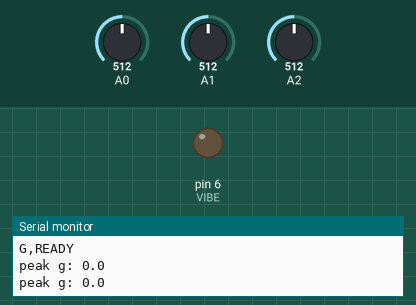
The sketch below on a simulated Arduino Uno, built with avr-gcc and run on an emulated ATmega328P. Parts: output pins drawn as LEDs (lit = HIGH), the last lines printed to the serial monitor. Dashed ring = blinking. The test bench sets the inputs (shaded band); at power-on: A0 = 512, A1 = 512, A2 = 512.

Above: at 2.2 s.
2.3 s: A0 set to 633
3.8 s: A0 set to 665
At 3.88 s:
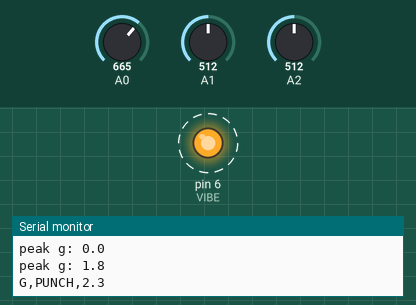
6.8 s: A0 set to 511
At 6.8 s:
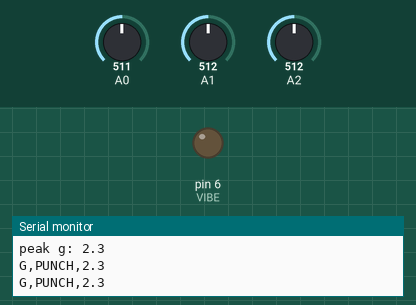
8.3 s: A0 set to 395
9.8 s: A0 set to 359
At 10.05 s:
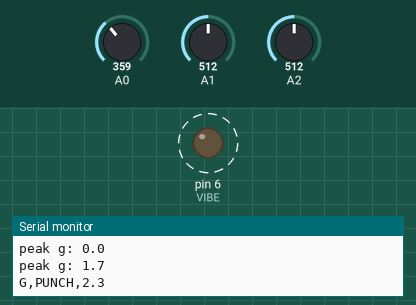
Timing chart, 0 to 13.8 s (numbered marks = the images above; inputs shaded):
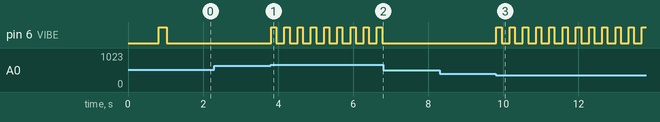

Measured:
- the behaviour switches between 647 and 648 on A0 (found by bisection; images 0 and 1)
- the behaviour switches between 377 and 376 on A0 (found by bisection; images 2 and 3)
- after the input at 3.8 s, pin 6 (VIBE): alternates HIGH for 0.14 s and LOW for 0.21 s, starting at once
- after the input at 6.8 s, pin 6 (VIBE): stops changing and stays LOW
- after the input at 9.8 s, pin 6 (VIBE): alternates HIGH for 0.14 s and LOW for 0.21 s, starting at once

The sketch:

BeatBoxer_Glove_Accel.ino
```cpp
// ===== Beat Boxer - GLOVE NODE (LilyPad accelerometer version) =====
// LilyPad Accelerometer (ADXL335, 3.3V part!):
//   + -> "3.3V" hole on the LilyPad XBee board   (NOT the 5V + of the LilyPad)
//   - -> LilyPad -
//   X -> a0,  Y -> a1,  Z -> a2
// Vibe board: + -> 6, - -> -
// XBee board: + -> +, - -> -, rx -> 3
// Sends: G,READY   and   G,PUNCH,<peak g>
#include <SoftwareSerial.h>

const int VIBE = 6;
SoftwareSerial xbee(2, 3); // RX (unused), TX -> XBee rx

// ADXL335 at 3.3V: 0 g = 1.65 V, 0.33 V per g. Arduino ADC: 5 V = 1023.
const float ZERO_G = 1.65 / 5.0 * 1023.0;   // ~338
const float PER_G  = 0.33 / 5.0 * 1023.0;   // ~67.5 counts per g

const float PUNCH_G = 2.0;              // movement needed for a punch (in g)
const unsigned long COOLDOWN_MS = 350;
const unsigned long VIBE_MS = 150;

float offX = 0, offY = 0, offZ = 0;      // calibration at rest
unsigned long lastPunch = 0, vibeOffAt = 0, lastPrint = 0;
float peakG = 0;

float axisG(int pin) { return (analogRead(pin) - ZERO_G) / PER_G; }

void sendMsg(const String &msg) {
  Serial.println(msg);
  xbee.println(msg);
}

void setup() {
  Serial.begin(9600);
  xbee.begin(9600);
  pinMode(VIBE, OUTPUT);
  digitalWrite(VIBE, LOW);
  Serial.println("Glove (accelerometer) starting - keep the glove still...");
  delay(300);
  // calibrate: measure the resting reading (gravity) so we only react to movement
  for (int i = 0; i < 50; i++) { offX += axisG(A0); offY += axisG(A1); offZ += axisG(A2); delay(10); }
  offX /= 50; offY /= 50; offZ /= 50;
  Serial.print("rest g: x="); Serial.print(offX, 2);
  Serial.print(" y="); Serial.print(offY, 2);
  Serial.print(" z="); Serial.println(offZ, 2);
  digitalWrite(VIBE, HIGH); delay(200); digitalWrite(VIBE, LOW);
  sendMsg("G,READY");
}

void loop() {
  unsigned long now = millis();
  float dx = axisG(A0) - offX, dy = axisG(A1) - offY, dz = axisG(A2) - offZ;
  float g = sqrt(dx * dx + dy * dy + dz * dz);   // movement on top of gravity
  if (g > peakG) peakG = g;
  if (g > PUNCH_G && now - lastPunch > COOLDOWN_MS) {
    lastPunch = now;
    sendMsg("G,PUNCH," + String(g, 1));
    digitalWrite(VIBE, HIGH);
    vibeOffAt = now + VIBE_MS;
  }
  if (vibeOffAt && now > vibeOffAt) { digitalWrite(VIBE, LOW); vibeOffAt = 0; }
  if (now - lastPrint > 1000) {
    Serial.print("peak g: "); Serial.println(peakG, 1);
    peakG = 0;
    lastPrint = now;
  }
  delay(2);
}
```
